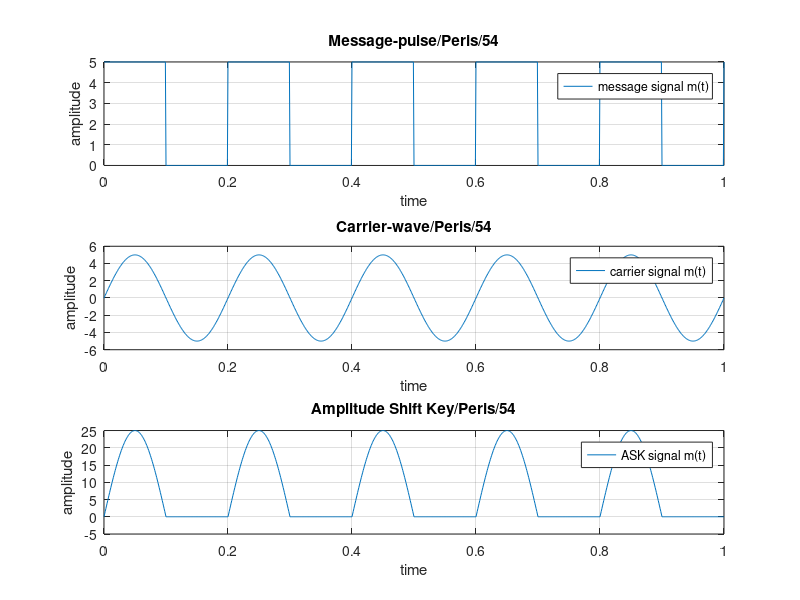

Here is the MATLAB script that generated this plot:
clc;
close all;
clear all;
fc=input('Enter the frequency of carrier wave');
fp=input('Enter frequency of pulse');
amp=input('Enter amplitude');
t=0:0.001:1;
m=amp/2.*square(2*pi*fp*t)+(amp/2);
c=amp.*sin(2*pi*fc*t);
w=c.*m;
subplot(3,1,1);
plot(t,m);
xlabel('time');
ylabel('amplitude');
title('Message-pulse/Peris/54');
legend('message signal m(t)');
grid on;
subplot(3,1,2);
plot(t,c);
xlabel('time');
ylabel('amplitude');
title('Carrier-wave/Peris/54');
legend('carrier signal m(t)');
grid on;
subplot(3,1,3);
plot(t,w);
xlabel('time');
ylabel('amplitude');
title('Amplitude Shift Key/Peris/54');
legend('ASK signal m(t)');
grid on;